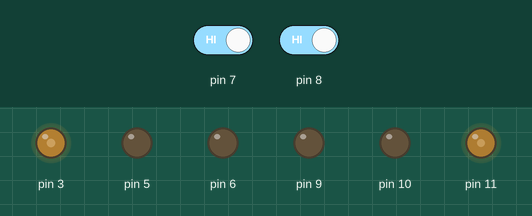
This sketch was run on a simulated Arduino Uno, built with avr-gcc and run on an emulated ATmega328P. On the bench: output pins drawn as LEDs (lit = HIGH). Inputs (shaded band) come from the test bench; at power-on: pin 7 HIGH, pin 8 HIGH.

Above: at 1.2 s.
1.3 s: pin 7 driven LOW
At 2.1 s:
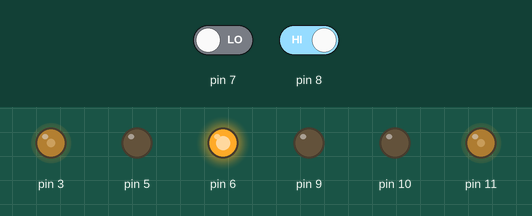
2.8 s: pin 8 driven LOW
At 3.2 s:
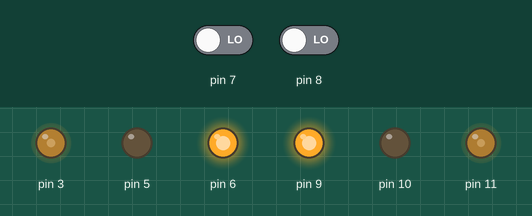
4.3 s: pin 7 driven HIGH
At 5.5 s:
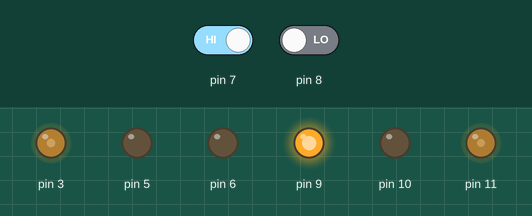
Timing chart, 0 to 7.3 s (numbered marks = the images above; inputs shaded):
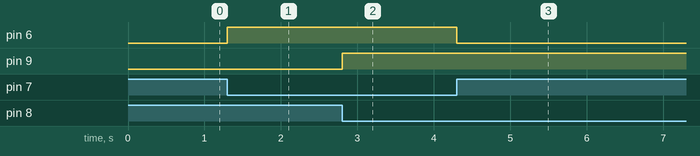

The sketch:

Line_Follower_2_sensor.ino
```cpp
int s1 = 0;
int s2 = 0;

void setup() {
  // put your setup code here, to run once:
  pinMode(7, INPUT);
  pinMode(8, INPUT);
  pinMode(5, OUTPUT);
  pinMode(6, OUTPUT);
  pinMode(9, OUTPUT);
  pinMode(10, OUTPUT);

  pinMode(3, OUTPUT);
  pinMode(11, OUTPUT);
  analogWrite(3, 90);
  analogWrite(11, 80);

}

void loop() {
  // put your main code here, to run repeatedly:
  s1 = digitalRead(7);
  s2 = digitalRead(8);

  if(s1 == 0 && s2 == 0){
    maju();
  }
  if(s1 == 0 && s2 == 1){
    bKiri();
  }
  if(s1 == 1 && s2 == 0){
    bKanan();
  }
  /*
  if(s1 == 1 && s2 == 1){
    Stop();
  }
  */
}
```

gerakMotor.ino
```cpp
void maju(){
  digitalWrite(5, LOW);
  digitalWrite(10, LOW);
  digitalWrite(6, HIGH);
  digitalWrite(9, HIGH);
}

void bKiri(){
  digitalWrite(9, LOW);
  digitalWrite(10, LOW);
  digitalWrite(5, LOW);
  digitalWrite(6, HIGH);
}

void bKanan(){
  digitalWrite(6, LOW);
  digitalWrite(5, LOW);
  digitalWrite(10, LOW);
  digitalWrite(9, HIGH);
}

void Stop(){
  digitalWrite(5, LOW);
  digitalWrite(10, LOW);
  digitalWrite(6, LOW);
  digitalWrite(9, LOW);
}
```

Measured:
- after the input at 1.3 s, pin 6: LOW → HIGH at once
- after the input at 2.8 s, pin 9: LOW → HIGH at once
- after the input at 4.3 s, pin 6: HIGH → LOW at once
